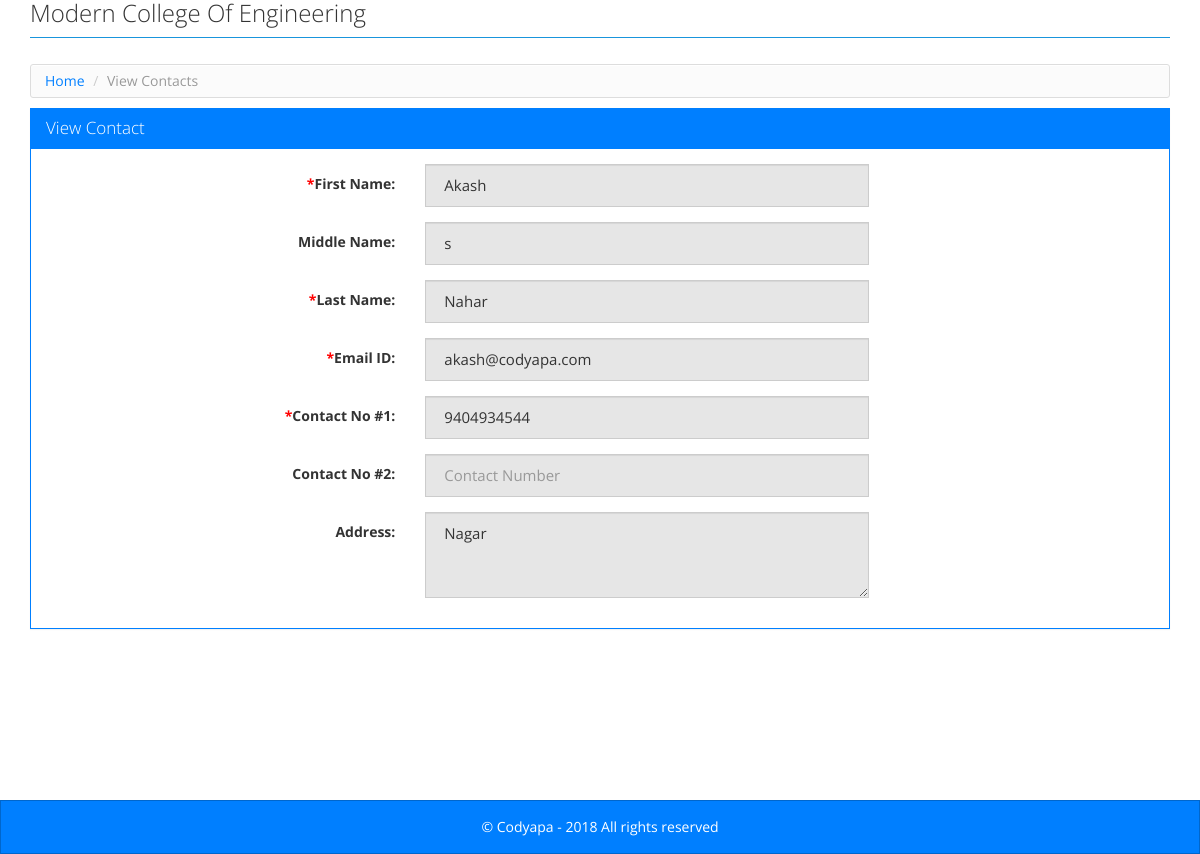
/view_contacts.php?cid=43, run on the app's committed database.
### tables this page shows
CREATE TABLE `tbl_contacts` (
  `contact_id` int(11) NOT NULL,
  `first_name` varchar(255) NOT NULL,
  `middle_name` varchar(255) NOT NULL,
  `last_name` varchar(255) NOT NULL,
  `address` text,
  `contact_no1` varchar(255) NOT NULL,
  `contact_no2` varchar(255) DEFAULT NULL,
  `email_address` varchar(255) NOT NULL,
  `profile_pic` varchar(255) DEFAULT NULL
);

### view_contacts.php (the view)
<?php
require_once './config.php';
include './header.php';
try {
   $sql = "SELECT * FROM tbl_contacts WHERE 1 AND contact_id = :cid";
   $stmt = $DB->prepare($sql);
   $stmt->bindValue(":cid", intval($_GET["cid"]));
   $stmt->execute();
   $results = $stmt->fetchAll();
} catch (Exception $ex) {
  echo $ex->getMessage();
}
?>
<div class="row">
  <ul class="breadcrumb">
      <li><a href="index.php">Home</a></li>
      <li class="active">View Contacts</li>
    </ul>
</div>
  <div class="row">
    <div class="panel panel-primary">
      <div class="panel-heading">
        <h3 class="panel-title">View Contact</h3>
      </div>
      <div class="panel-body">
        <form class="form-horizontal" name="contact_form" id="contact_form" enctype="multipart/form-data" method="post" action="process_form.php">
          <fieldset>
            <div class="form-group">
              <label class="col-lg-4 control-label" for="first_name"><span class="required">*</span>First Name:</label>
              <div class="col-lg-5">
                <input type="text" readonly="" placeholder="First Name" value="<?php echo $results[0]["first_name"] ?>" id="first_name" class="form-control" name="first_name"><span id="first_name_err" class="error"></span>
              </div>
            </div>
            <div class="form-group">
              <label class="col-lg-4 control-label" for="middle_name">Middle Name:</label>
              <div class="col-lg-5">
                <input type="text" readonly="" value="<?php echo $results[0]["middle_name"] ?>" placeholder="Middle Name" id="middle_name" class="form-control" name="middle_name">
              </div>
            </div>
            <div class="form-group">
              <label class="col-lg-4 control-label" for="last_name"><span class="required">*</span>Last Name:</label>
              <div class="col-lg-5">
                <input type="text" readonly="" value="<?php echo $results[0]["last_name"] ?>" placeholder="Last Name" id="last_name" class="form-control" name="last_name"><span id="last_name_err" class="error"></span>
              </div>
            </div>
            <div class="form-group">
              <label class="col-lg-4 control-label" for="email_id"><span class="required">*</span>Email ID:</label>
              <div class="col-lg-5">
                <input type="text" readonly="" value="<?php echo $results[0]["email_address"] ?>" placeholder="Email ID" id="email_id" class="form-control" name="email_id"><span id="email_id_err" class="error"></span>
              </div>
            </div>
            <div class="form-group">
              <label class="col-lg-4 control-label" for="contact_no1"><span class="required">*</span>Contact No #1:</label>
              <div class="col-lg-5">
                <input type="text" readonly="" value="<?php echo $results[0]["contact_no1"] ?>" placeholder="Contact Number" id="contact_no1" class="form-control" name="contact_no1"><span id="contact_no1_err" class="error"></span>
              </div>
            </div>
            <div class="form-group">
              <label class="col-lg-4 control-label" for="contact_no2">Contact No #2:</label>
              <div class="col-lg-5">
                <input type="text" readonly="" value="<?php echo $results[0]["contact_no2"] ?>" placeholder="Contact Number" id="contact_no2" class="form-control" name="contact_no2"><span id="contact_no2_err" class="error"></span>
              </div>
            </div>
            <div class="form-group">
              <label class="col-lg-4 control-label" for="address">Address:</label>
              <div class="col-lg-5">
                <textarea id="address" readonly="" name="address" rows="3" class="form-control"><?php echo $results[0]["address"] ?></textarea>
              </div>
            </div>
          </fieldset>
        </form>
      </div>
    </div>
  </div>
<?php
include './footer.php';
?>

### style.css (style rules this page uses)
html, body { height: 100%; }
body { font-size: 14px; line-height: 18px; }
.mainbody .row { margin: 0px; }
.panel-body { width: 100%; margin: 0 auto; }
.breadcrumb { background-color: #FBFBFB; background-image: -moz-linear-gradient(center top , #FFFFFF, #F5F5F5); background-repeat: repeat-x; border: 1px solid #DDDDDD; border-radius: 3px; box-shadow: 0 1px 0 #FFFFFF inset; list-style: none outside none; margin: 5px 0 10px 0; padding: 7px 14px; }
.breadcrumb li { display: inline-block; text-shadow: 0 1px 0 #FFFFFF; }
.required { color: #f00; }

### data on the page
tbl_contacts: first_name "Akash", middle_name "s", last_name "Nahar", email_id "akash@codyapa.com", contact_no1 "9404934544", address "Nagar"
